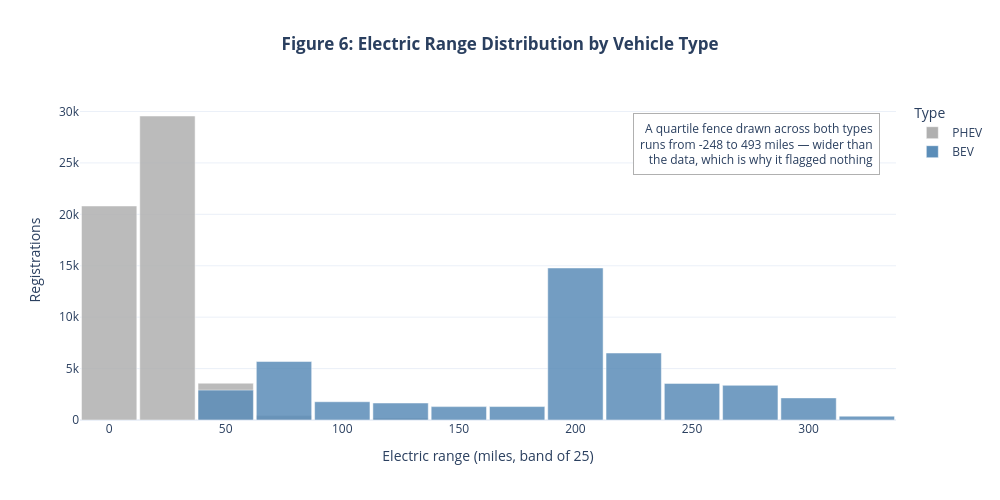

Notebook source saved alongside this figure:
### Code cell
fig = viz.range_distribution_bars(range_bands)

fig.show()

### Figure 1 — Plotly figure (JSON) as saved in the notebook; plotly's stock layout.template omitted (floating-point values rounded to 4 significant figures)
{"data": [{"hovertemplate": "Electric Vehicle Type=PHEV<br>Electric range (miles, band of 25)=%{x}<br>Registrations=%{y}<extra></extra>", "legendgroup": "PHEV", "marker": {"color": "#B0B0B0", "opacity": 0.85, "pattern": {"shape": ""}}, "name": "PHEV", "orientation": "v", "showlegend": true, "textposition": "auto", "type": "bar", "x": [0, 25, 50, 75, 125, 150], "xaxis": "x", "y": [20817, 29563, 3583, 426, 187, 10], "yaxis": "y"}, {"hovertemplate": "Electric Vehicle Type=BEV<br>Electric range (miles, band of 25)=%{x}<br>Registrations=%{y}<extra></extra>", "legendgroup": "BEV", "marker": {"color": "#5B8DB8", "opacity": 0.85, "pattern": {"shape": ""}}, "name": "BEV", "orientation": "v", "showlegend": true, "textposition": "auto", "type": "bar", "x": [50, 75, 100, 125, 150, 175, 200, 225, 250, 275, 300, 325], "xaxis": "x", "y": [2906, 5687, 1776, 1652, 1301, 1306, 14786, 6516, 3561, 3374, 2150, 376], "yaxis": "y"}], "layout": {"annotations": [{"align": "right", "bgcolor": "white", "bordercolor": "#B0B0B0", "borderpad": 6, "borderwidth": 1, "showarrow": false, "text": "A quartile fence drawn across both types<br>runs from -248 to 493 miles — wider than<br>the data, which is why it flagged nothing", "x": 0.98, "xref": "paper", "y": 0.96, "yref": "paper"}], "bargap": 0.05, "barmode": "overlay", "height": 500, "legend": {"title": {"text": "Type"}, "tracegroupgap": 0}, "title": {"text": "<b>Figure 6: Electric Range Distribution by Vehicle Type</b>", "x": 0.5}, "width": 1000, "xaxis": {"anchor": "y", "domain": [0.0, 1.0], "title": {"text": "Electric range (miles, band of 25)"}}, "yaxis": {"anchor": "x", "domain": [0.0, 1.0], "title": {"text": "Registrations"}}}}
